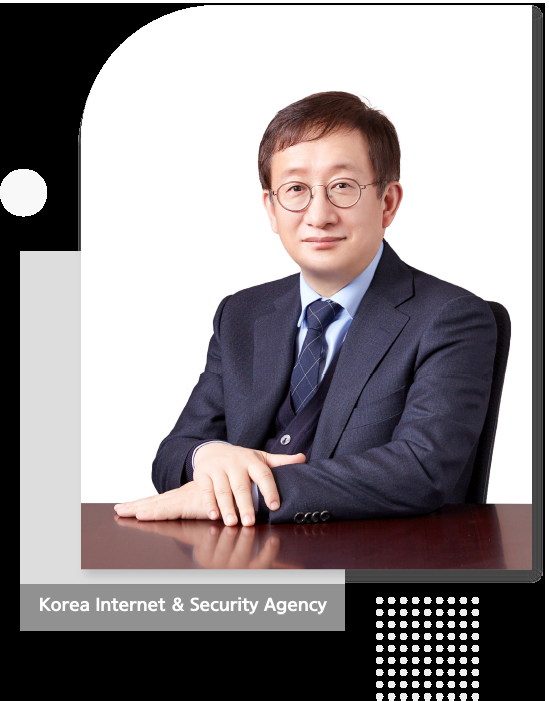
#> input picture samples/ref.jpg, 549 x 701 px
$ python simple_face_match.py ../samples/ref.jpg ../samples/ref.jpg out.png 1.0
#> lines starting #> are read from the running program, lines starting #| are printed output that depends on the picture
import sys, os, glob
import cv2
import numpy as np

def load_faces(img_path, cascade, min_size=(60, 60)):
    img = cv2.imread(img_path)
    if img is None:
        raise RuntimeError(f"이미지를 읽지 못했습니다: {img_path}")
    gray = cv2.cvtColor(img, cv2.COLOR_BGR2GRAY)
    faces = cascade.detectMultiScale(gray, 1.1, 5, minSize=min_size, flags=cv2.CASCADE_SCALE_IMAGE)
    face_rois = []
    for (x, y, w, h) in faces:
        roi = img[y:y+h, x:x+w]
        face_rois.append(((x, y, w, h), roi))
    return img, face_rois

def orb_descriptors(img):
    gray = cv2.cvtColor(img, cv2.COLOR_BGR2GRAY)
    orb = cv2.ORB_create(nfeatures=1000)
    kps, des = orb.detectAndCompute(gray, None)
    return kps, des

def match_score(des_ref, des_cand):
    if des_ref is None or des_cand is None:
        return 0.0, 0
    bf = cv2.BFMatcher(cv2.NORM_HAMMING, crossCheck=True)
    matches = bf.match(des_ref, des_cand)
    if not matches:
        return 0.0, 0
    # 거리 낮을수록 유사 — 상위 50개 평균 점수로 간이 스코어
    matches = sorted(matches, key=lambda m: m.distance)[:50]
    avg = np.mean([m.distance for m in matches])
    # 0~100 사이 정도 분포, 0이 최적 → 직관적 스코어로 뒤집기
    score = max(0.0, 100.0 - avg)
    return score, len(matches)

def main(ref_path, candidates_glob, out_dir, score_threshold=35.0):
    os.makedirs(out_dir, exist_ok=True)
    cascade = cv2.CascadeClassifier(cv2.data.haarcascades + 'haarcascade_frontalface_default.xml')

    # 1) 레퍼런스 얼굴 1개 추출
    ref_img, ref_faces = load_faces(ref_path, cascade)
#> in load_faces, img is the input picture: shape (701, 549, 3); mean B, G, R 141.9, 139.5, 145.3
#> in load_faces, `gray = cv2.cvtColor(img, cv2.COLOR_BGR2GRAY)`:
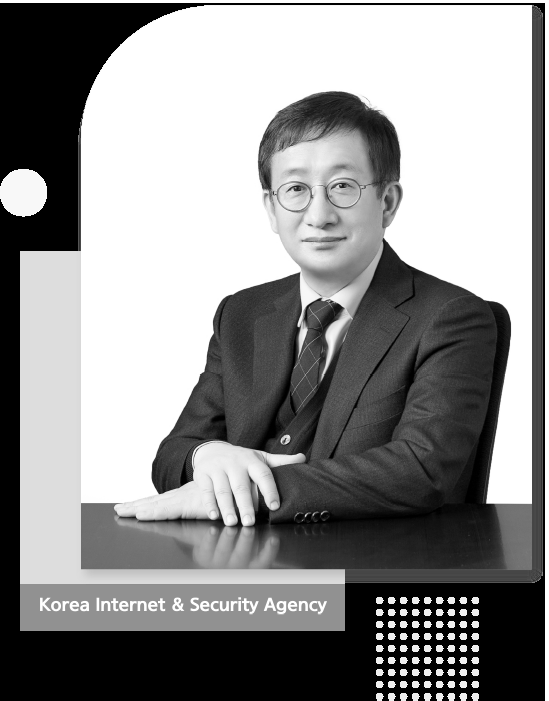
#> gray: shape (701, 549); min 0, max 255, mean 141.5
#> in load_faces, `faces = cascade.detectMultiScale(gray, 1.1, 5, minSize=min_size, flags..`: faces = [[252, 132, 137, 137]]
#> the loop in load_faces, `for (x, y, w, h) in faces:` made 1 pass
#> pass 1, in load_faces, `roi = img[y:y+h, x:x+w]`:
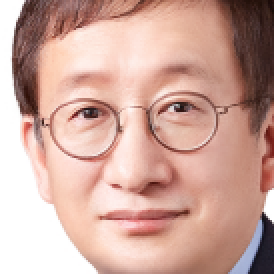
#> roi: shape (137, 137, 3) (shown 2 times larger); mean B, G, R 156, 166.8, 205.3
#> after the loop in load_faces, `for (x, y, w, h) in faces:`: face_rois = 1 item
#> ref_faces = 1 item
    if not ref_faces:
        raise RuntimeError("레퍼런스 이미지에서 얼굴을 찾지 못했습니다.")
    # 가장 큰 얼굴 사용
    ref_faces.sort(key=lambda f: f[0][2]*f[0][3], reverse=True)
    _, ref_face = ref_faces[0]
    _, ref_des = orb_descriptors(ref_face)
#> in orb_descriptors, `gray = cv2.cvtColor(img, cv2.COLOR_BGR2GRAY)`:
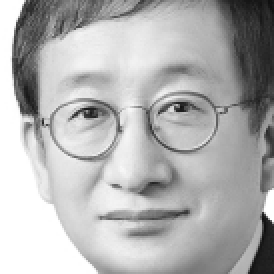
#> gray: shape (137, 137) (shown 2 times larger); min 15, max 255, mean 177.1
#> in orb_descriptors, `kps, des = orb.detectAndCompute(gray, None)`: kps = 189 keypoints; strongest (x, y, size): (40, 58, 31), (89, 55, 31), (38, 57, 31), (38, 56, 37.2)
    print(f"[REF] {ref_path} 에서 얼굴 1개 추출")

    # 2) 후보들 비교
    cand_paths = sorted(glob.glob(candidates_glob))
    if not cand_paths:
        raise RuntimeError(f"후보 이미지가 없습니다: {candidates_glob}")

    best = None
    for p in cand_paths:
        img, faces = load_faces(p, cascade)
#> the loop in load_faces (call 2), `for (x, y, w, h) in faces:` made 1 pass
#> faces = 1 item
        if not faces:
            print(f"[SKIP] 얼굴 없음: {p}")
            continue

        best_local = None
        for (x, y, w, h), roi in faces:
            _, des = orb_descriptors(roi)
            score, nmatch = match_score(ref_des, des)
            if (best_local is None) or (score > best_local[0]):
                best_local = (score, nmatch, (x, y, w, h))
#> this loop made 1 pass
#> (x, y, w, h, matches in match_score, avg in match_score, score, nmatch) on pass 1: (252, 132, 137, 137, 50 matches, 0, 100, 50)

        score, nmatch, (x, y, w, h) = best_local
#> x = 252; y = 132; w = 137; h = 137
        same = score >= score_threshold
#> same = True
        color = (0, 255, 0) if same else (0, 0, 255)
#> color = (0, 255, 0)
        cv2.rectangle(img, (x, y), (x+w, y+h), color, 2)
        label = f"score={score:.1f}, matches={nmatch}, {'SAME' if same else 'DIFF'}"
#> label = 'score=100.0, matches=50, SAME'
        cv2.putText(img, label, (x, max(0, y-10)), cv2.FONT_HERSHEY_SIMPLEX, 0.6, color, 2)
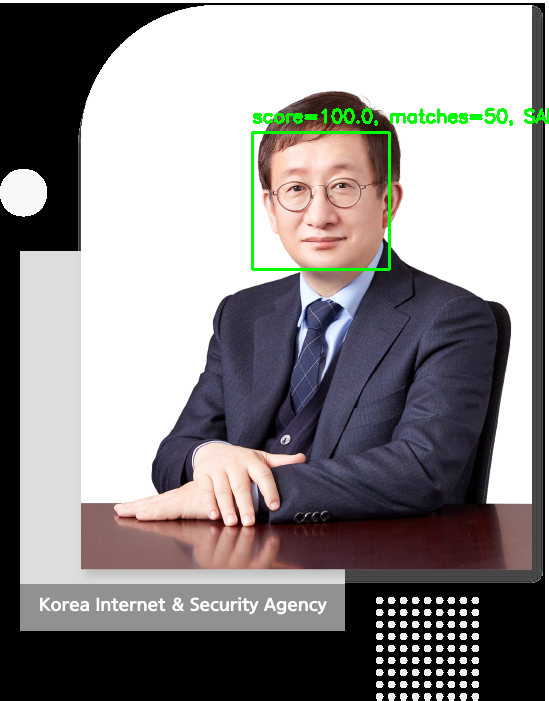
#> img: shape (701, 549, 3); mean B, G, R 140.5, 140.4, 143.7
        out_path = os.path.join(out_dir, os.path.basename(p))
        cv2.imwrite(out_path, img)
        print(f"[{('SAME' if same else 'DIFF')}] {p}  →  {out_path}  ({label})")
#| [SAME] ../samples/ref.jpg  →  out.png/ref.jpg  (score=100.0, matches=50, SAME)

        if (best is None) or (score > best[0]):
            best = (score, p)
#> best = (100, '../samples/ref.jpg')

    if best:
        print(f"\n[RESULT] 최고 유사 후보: {best[1]} (score={best[0]:.1f})")
#| [RESULT] 최고 유사 후보: ../samples/ref.jpg (score=100.0)

if __name__ == "__main__":
    if len(sys.argv) < 4:
        print("사용법: python simple_face_match.py <레퍼런스이미지> <후보글롭패턴> <결과폴더> [임계치]")
        print("예: python simple_face_match.py .\\samples\\ref.jpg \".\\samples\\candidates\\*.jpg\" .\\outputs 35")
        sys.exit(1)
    ref = sys.argv[1]
    cand = sys.argv[2]
    out = sys.argv[3]
    th = float(sys.argv[4]) if len(sys.argv) >= 5 else 35.0
    main(ref, cand, out, th)
